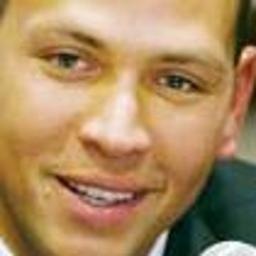
#> input picture problem_statement/dataset/000_000.jpg, 256 x 256 px; its folder holds only this picture in this run
$ jupyter execute --allow-errors pca.ipynb
#> lines starting #> are read from the running program, lines starting #| are printed output that depends on the picture
[cell 1]
from PIL import Image
import numpy as np
import os
from matplotlib.pyplot import imshow

'''
Reading the data from the given directory which contains the
sample dataset.
Each Image is a square matrix with multiple channels. In this
case it is `256 x 256 x 3`.
Image is then converted to `grayscale` and flattened into shape:
`65536 x 1` `np.array` object.
Each such image is concatenated to form: 65536 x N matrix where
N is the number of samples(Images).
'''


def read_data(dir_path):
#> called with dir_path = './problem_statement/dataset'
    x = np.array([])
    file_names = os.listdir(dir_path)
    elem_shape = []
    num_elem = 0
    for fname in file_names:
        num_elem += 1
        img = np.asarray(Image.open(dir_path + '/' + fname).convert('L'))
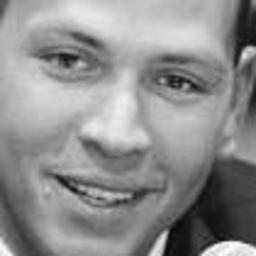
#> img: shape (256, 256); min 6, max 253, mean 142.1
        img_shape = np.shape(img)
#> img_shape = (256, 256)
        img = np.reshape(img, [img_shape[0]*img_shape[1], 1])
        elem_shape = img_shape
#> elem_shape = (256, 256)
        if x.size == 0:
            x = img
        else:
            x = np.concatenate([x, img], axis=1)
    return (x, elem_shape, num_elem)

[cell 2]
dir_path = './problem_statement/dataset'

values, e_sz, num = read_data(dir_path)
#> e_sz = (256, 256); num = 1

[cell 3]
'''
Now we have a Matrix of `65536 x N`. To prevent undue
influence of one column vector on others we centralize
the data and then compute the covariance matrix.
Since `65536` is a big number relative to `N` we compute
`transpose(X) x X` which is a `N x N` covariance matrix
and finally get the Eigen Vectors by multiplying the
so-obtained eigen vectors of covariance matrix by X.

Then we sort the Eigen Vectors according to the Eigen
Values and take the 32 vectors with maximum Eigen Values.
This set of 32 Eigen Vectors will be used to form the
transformed data samples.
'''

def PCA(X, K=-1):
#> called with X = array of shape (65536, 1), K = -1
    if K == -1:
        K = np.shape(X)[1]
#> K = 1
    sz = np.shape(X)
#> sz = (65536, 1)
    M = np.mean(X, axis=0)
#> M = [142.1]
    CX = X - M
    COV = CX.T.dot(CX)
#> COV = [172291692.5]
    eigen_values, eigen_vecs = np.linalg.eig(COV)
#> eigen_values = [172291692.5]; eigen_vecs = [1]
    pseudo_eigen_vecs = CX.dot(eigen_vecs)
    data = []
    for idx, val in enumerate(eigen_values):
        data.append((np.array(val), np.reshape(pseudo_eigen_vecs[:, idx], [sz[0], 1])))
#> this loop made 1 pass
#> after the loop, data = 1 item
    data.sort(key=lambda pair: pair[0], reverse=True)
    ei_vals = np.array([])
#> ei_vals = empty array
    ei_vecs = np.array([])
#> ei_vecs = empty array
    for val in data:
        if ei_vals.size == 0:
            ei_vals = np.array([val[0]])
            ei_vecs = np.array(val[1])
        else:
            ei_vals = np.concatenate([ei_vals, np.array([val[0]])])
            ei_vecs = np.concatenate([ei_vecs, val[1]], axis=1)
#> this loop made 1 pass
    return (ei_vals[0:K], ei_vecs[:, 0:K])

[cell 4]
vals, vecs = PCA(values)
#> vals = [172291692.5]

[cell 5]
'''
To show that the algorithm is correct I picked
a random image from the set of scanned images and
kept on increasing the number of features(Eigen Vectors)
used to re-transform the data.
Upon increasing the number of features the clarity of the
images increased and when using all `N` Eigen Vectors,
I get the approximate original Image.
'''


T = 77
mean_sq_err = []
num_ei_vecs = []
save_img = []
clustering_eg = []
counter = 1
proj_values = np.zeros(np.shape(values))
M = np.mean(values, axis=0)
#> M = [142.1]
C_values = values - M
#> (the rest of this cell did not finish here and is left out)

[cell 6]
import matplotlib.pyplot as plt

print(np.shape(mean_sq_err))
#| (0,)
plt.plot(num_ei_vecs, mean_sq_err)
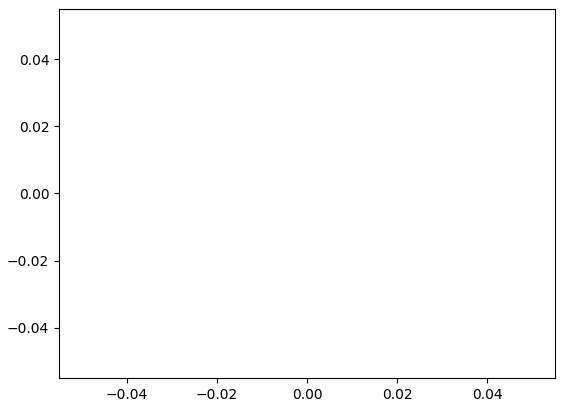
#> figure drawn by matplotlib, 1 panel

$ run again, on problem_statement/dataset/000_015.jpg
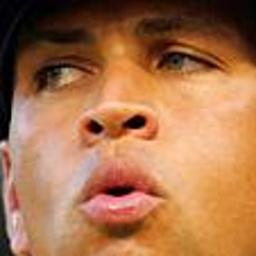
#> input picture problem_statement/dataset/000_015.jpg, 256 x 256 px
#> in read_data, `img = np.asarray(Image.open(dir_path + '/' + fname).convert('L'))`:
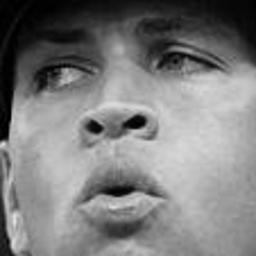
#> img: shape (256, 256); min 0, max 229, mean 125.3
#> e_sz = (256, 256); num = 1
#> in PCA, `M = np.mean(X, axis=0)`: M = [125.3]
#> COV = [260302426.2]
#> eigen_vecs = [1]
#> the loop in PCA, `for idx, val in enumerate(eigen_values):` made 1 pass
#> after the loop in PCA, `for idx, val in enumerate(eigen_values):`: data = 1 item
#> in PCA, `ei_vals = np.array([])`: ei_vals = empty array
#> the loop in PCA, `for val in data:` made 1 pass
#> vals = [260302426.2]
#> `M = np.mean(values, axis=0)`: M = [125.3]
#| (0,)

$ run again, on problem_statement/dataset/000_018.jpg
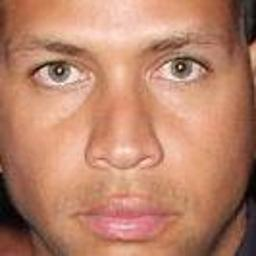
#> input picture problem_statement/dataset/000_018.jpg, 256 x 256 px
#> in read_data, `img = np.asarray(Image.open(dir_path + '/' + fname).convert('L'))`:
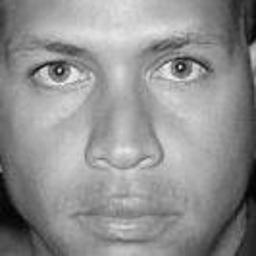
#> img: shape (256, 256); min 2, max 242, mean 144.8
#> e_sz = (256, 256); num = 1
#> in PCA, `M = np.mean(X, axis=0)`: M = [144.8]
#> COV = [131734583.6]
#> eigen_vecs = [1]
#> the loop in PCA, `for idx, val in enumerate(eigen_values):` made 1 pass
#> after the loop in PCA, `for idx, val in enumerate(eigen_values):`: data = 1 item
#> in PCA, `ei_vals = np.array([])`: ei_vals = empty array
#> the loop in PCA, `for val in data:` made 1 pass
#> vals = [131734583.6]
#> `M = np.mean(values, axis=0)`: M = [144.8]
#| (0,)

$ run again, on problem_statement/dataset/000_034.jpg
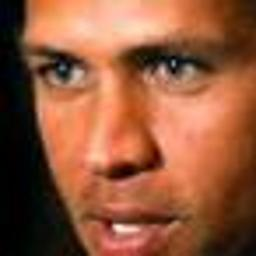
#> input picture problem_statement/dataset/000_034.jpg, 256 x 256 px
#> in read_data, `img = np.asarray(Image.open(dir_path + '/' + fname).convert('L'))`:
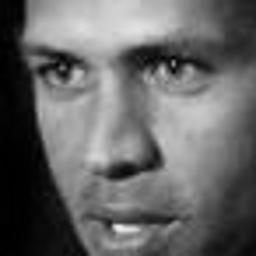
#> img: shape (256, 256); min 0, max 239, mean 101.8
#> e_sz = (256, 256); num = 1
#> in PCA, `M = np.mean(X, axis=0)`: M = [101.8]
#> COV = [262235229.4]
#> eigen_vecs = [1]
#> the loop in PCA, `for idx, val in enumerate(eigen_values):` made 1 pass
#> after the loop in PCA, `for idx, val in enumerate(eigen_values):`: data = 1 item
#> in PCA, `ei_vals = np.array([])`: ei_vals = empty array
#> the loop in PCA, `for val in data:` made 1 pass
#> vals = [262235229.4]
#> `M = np.mean(values, axis=0)`: M = [101.8]
#| (0,)

$ run again, on problem_statement/dataset/000_001.jpg
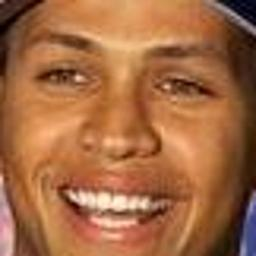
#> input picture problem_statement/dataset/000_001.jpg, 256 x 256 px
#> in read_data, `img = np.asarray(Image.open(dir_path + '/' + fname).convert('L'))`:
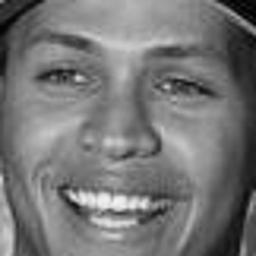
#> img: shape (256, 256); min 1, max 244, mean 117.9
#> e_sz = (256, 256); num = 1
#> in PCA, `M = np.mean(X, axis=0)`: M = [117.9]
#> COV = [108919951.4]
#> eigen_vecs = [1]
#> the loop in PCA, `for idx, val in enumerate(eigen_values):` made 1 pass
#> after the loop in PCA, `for idx, val in enumerate(eigen_values):`: data = 1 item
#> in PCA, `ei_vals = np.array([])`: ei_vals = empty array
#> the loop in PCA, `for val in data:` made 1 pass
#> vals = [108919951.4]
#> `M = np.mean(values, axis=0)`: M = [117.9]
#| (0,)
